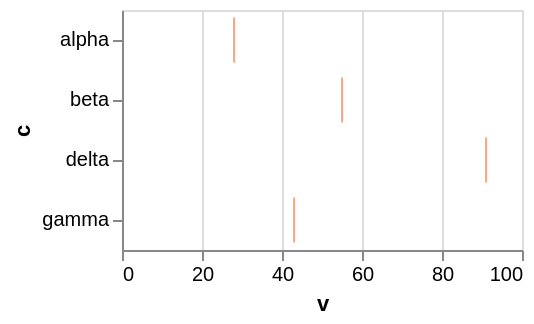

This figure's Vega-Lite source:
### Vega-Lite specification from a JSON file in a GitHub repository (floating-point values rounded to 4 significant figures)
{"$schema": "https://vega.github.io/schema/vega-lite/v6.json", "width": 200, "height": 120, "data": {"values": [{"c": "alpha", "v": 28, "w": 3, "t": "2024-01-07"}, {"c": "beta", "v": 55, "w": 7, "t": "2024-03-19"}, {"c": "gamma", "v": 43, "w": 5, "t": "2024-06-02"}, {"c": "delta", "v": 91, "w": 9, "t": "2024-09-11"}]}, "mark": {"type": "tick", "fill": "coral"}, "encoding": {"x": {"field": "v", "type": "quantitative"}, "y": {"field": "c", "type": "nominal"}}}
